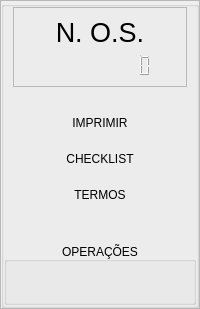
       <widget class="QFrame" name="frame_2">
        <property name="frameShape">
         <enum>QFrame::StyledPanel</enum>
        </property>
        <property name="frameShadow">
         <enum>QFrame::Raised</enum>
        </property>
        <layout class="QVBoxLayout" name="verticalLayout">
         <property name="spacing">
          <number>6</number>
         </property>
         <property name="leftMargin">
          <number>0</number>
         </property>
         <property name="topMargin">
          <number>0</number>
         </property>
         <property name="rightMargin">
          <number>0</number>
         </property>
         <property name="bottomMargin">
          <number>0</number>
         </property>
         <item>
          <widget class="QGroupBox" name="groupBox_4">
           <property name="maximumSize">
            <size>
             <width>16777215</width>
             <height>16777215</height>
            </size>
           </property>
           <property name="title">
            <string/>
           </property>
           <layout class="QVBoxLayout" name="verticalLayout_6">
            <property name="spacing">
             <number>0</number>
            </property>
            <property name="sizeConstraint">
             <enum>QLayout::SetDefaultConstraint</enum>
            </property>
            <property name="leftMargin">
             <number>0</number>
            </property>
            <property name="topMargin">
             <number>0</number>
            </property>
            <property name="rightMargin">
             <number>0</number>
            </property>
            <property name="bottomMargin">
             <number>0</number>
            </property>
            <item>
             <layout class="QVBoxLayout" name="verticalLayout_17">
              <property name="leftMargin">
               <number>9</number>
              </property>
              <property name="rightMargin">
               <number>9</number>
              </property>
              <item>
               <widget class="QFrame" name="frame_3">
                <property name="frameShape">
                 <enum>QFrame::StyledPanel</enum>
                </property>
                <property name="frameShadow">
                 <enum>QFrame::Raised</enum>
                </property>
                <layout class="QVBoxLayout" name="verticalLayout_18">
                 <item>
                  <widget class="QLabel" name="label_9">
                   <property name="font">
                    <font>
                     <family>MS Shell Dlg 2</family>
                     <pointsize>20</pointsize>
                     <weight>50</weight>
                     <italic>false</italic>
                     <bold>false</bold>
                    </font>
                   </property>
                   <property name="text">
                    <string>N. O.S.</string>
                   </property>
                   <property name="alignment">
                    <set>Qt::AlignCenter</set>
                   </property>
                  </widget>
                 </item>
                 <item>
                  <widget class="QLCDNumber" name="codigo">
                   <property name="maximumSize">
                    <size>
                     <width>200</width>
                     <height>16777215</height>
                    </size>
                   </property>
                   <property name="frameShape">
                    <enum>QFrame::NoFrame</enum>
                   </property>
                   <property name="frameShadow">
                    <enum>QFrame::Plain</enum>
                   </property>
                   <property name="lineWidth">
                    <number>1</number>
                   </property>
                   <property name="midLineWidth">
                    <number>0</number>
                   </property>
                   <property name="smallDecimalPoint">
                    <bool>false</bool>
                   </property>
                   <property name="digitCount">
                    <number>10</number>
                   </property>
                  </widget>
                 </item>
                </layout>
               </widget>
              </item>
              <item>
               <spacer name="verticalSpacer_2">
                <property name="orientation">
                 <enum>Qt::Vertical</enum>
                </property>
                <property name="sizeType">
                 <enum>QSizePolicy::Fixed</enum>
                </property>
                <property name="sizeHint" stdset="0">
                 <size>
                  <width>0</width>
                  <height>7</height>
                 </size>
                </property>
               </spacer>
              </item>
             </layout>
            </item>
            <item>
             <widget class="QPushButton" name="imprimir">
              <property name="text">
               <string/>
              </property>
              <property name="icon">
               <iconset resource="../IMG/recursos.qrc">
                <normaloff>:/img/excel.svg</normaloff>:/img/excel.svg</iconset>
              </property>
              <property name="iconSize">
               <size>
                <width>55</width>
                <height>62</height>
               </size>
              </property>
              <property name="flat">
               <bool>true</bool>
              </property>
             </widget>
            </item>
            <item>
             <widget class="QLabel" name="label_8">
              <property name="toolTip">
               <string>&lt;html&gt;&lt;head/&gt;&lt;body&gt;&lt;p&gt;FAÇA IMPRESSÃO OU EXPORTE PARA EXCEL&lt;/p&gt;&lt;/body&gt;&lt;/html&gt;</string>
              </property>
              <property name="text">
               <string>IMPRIMIR</string>
              </property>
              <property name="alignment">
               <set>Qt::AlignCenter</set>
              </property>
             </widget>
            </item>
            <item>
             <widget class="QPushButton" name="checklist">
              <property name="text">
               <string/>
              </property>
              <property name="icon">
               <iconset resource="../IMG/recursos.qrc">
                <normaloff>:/img/test.svg</normaloff>:/img/test.svg</iconset>
              </property>
              <property name="iconSize">
               <size>
                <width>55</width>
                <height>62</height>
               </size>
              </property>
              <property name="flat">
               <bool>true</bool>
              </property>
             </widget>
            </item>
            <item>
             <widget class="QLabel" name="label_10">
              <property name="toolTip">
               <string>&lt;html&gt;&lt;head/&gt;&lt;body&gt;&lt;p&gt;FAÇA IMPRESSÃO DO CHECK LIST&lt;/p&gt;&lt;/body&gt;&lt;/html&gt;</string>
              </property>
              <property name="text">
               <string>CHECKLIST</string>
              </property>
              <property name="alignment">
               <set>Qt::AlignCenter</set>
              </property>
             </widget>
            </item>
            <item>
             <widget class="QPushButton" name="termos">
              <property name="text">
               <string/>
              </property>
              <property name="icon">
               <iconset resource="../IMG/recursos.qrc">
                <normaloff>:/img/plan.svg</normaloff>:/img/plan.svg</iconset>
              </property>
              <property name="iconSize">
               <size>
                <width>55</width>
                <height>62</height>
               </size>
              </property>
              <property name="flat">
               <bool>true</bool>
              </property>
             </widget>
            </item>
            <item>
             <widget class="QLabel" name="label_11">
              <property name="toolTip">
               <string>&lt;html&gt;&lt;head/&gt;&lt;body&gt;&lt;p&gt;SELECIONE UM TEMO DE GARANTIA. CASO NÃO SELECIONE OUTRO SERÁ IMPRESSO O PADRÃO&lt;/p&gt;&lt;/body&gt;&lt;/html&gt;</string>
              </property>
              <property name="text">
               <string>TERMOS</string>
              </property>
              <property name="alignment">
               <set>Qt::AlignCenter</set>
              </property>
             </widget>
            </item>
            <item>
             <spacer name="verticalSpacer">
              <property name="orientation">
               <enum>Qt::Vertical</enum>
              </property>
              <property name="sizeHint" stdset="0">
               <size>
                <width>20</width>
                <height>40</height>
               </size>
              </property>
             </spacer>
            </item>
            <item>
             <widget class="QGroupBox" name="groupBox">
              <property name="maximumSize">
               <size>
                <width>16777215</width>
                <height>134</height>
               </size>
              </property>
              <property name="title">
               <string>OPERAÇÕES</string>
              </property>
              <property name="alignment">
               <set>Qt::AlignCenter</set>
              </property>
              <layout class="QHBoxLayout" name="horizontalLayout">
               <item>
                <widget class="QPushButton" name="finalizar">
                 <property name="enabled">
                  <bool>false</bool>
                 </property>
                 <property name="text">
                  <string/>
                 </property>
                 <property name="icon">
                  <iconset resource="../IMG/recursos.qrc">
                   <normaloff>:/img/payment-terminal.svg</normaloff>:/img/payment-terminal.svg</iconset>
                 </property>
                 <property name="iconSize">
                  <size>
                   <width>45</width>
                   <height>46</height>
                  </size>
                 </property>
                 <property name="flat">
                  <bool>true</bool>
                 </property>
                </widget>
               </item>
               <item>
                <widget class="QPushButton" name="sair">
                 <property name="text">
                  <string/>
                 </property>
                 <property name="icon">
                  <iconset resource="../IMG/recursos.qrc">
                   <normaloff>:/img/cross.svg</normaloff>:/img/cross.svg</iconset>
                 </property>
                 <property name="iconSize">
                  <size>
                   <width>45</width>
                   <height>46</height>
                  </size>
                 </property>
                 <property name="flat">
                  <bool>true</bool>
                 </property>
                </widget>
               </item>
               <item>
                <widget class="QPushButton" name="cadastrar">
                 <property name="text">
                  <string/>
                 </property>
                 <property name="icon">
                  <iconset resource="../IMG/recursos.qrc">
                   <normaloff>:/img/save.svg</normaloff>:/img/save.svg</iconset>
                 </property>
                 <property name="iconSize">
                  <size>
                   <width>45</width>
                   <height>46</height>
                  </size>
                 </property>
                 <property name="flat">
                  <bool>true</bool>
                 </property>
                </widget>
               </item>
              </layout>
             </widget>
            </item>
           </layout>
          </widget>
         </item>
        </layout>
       </widget>
